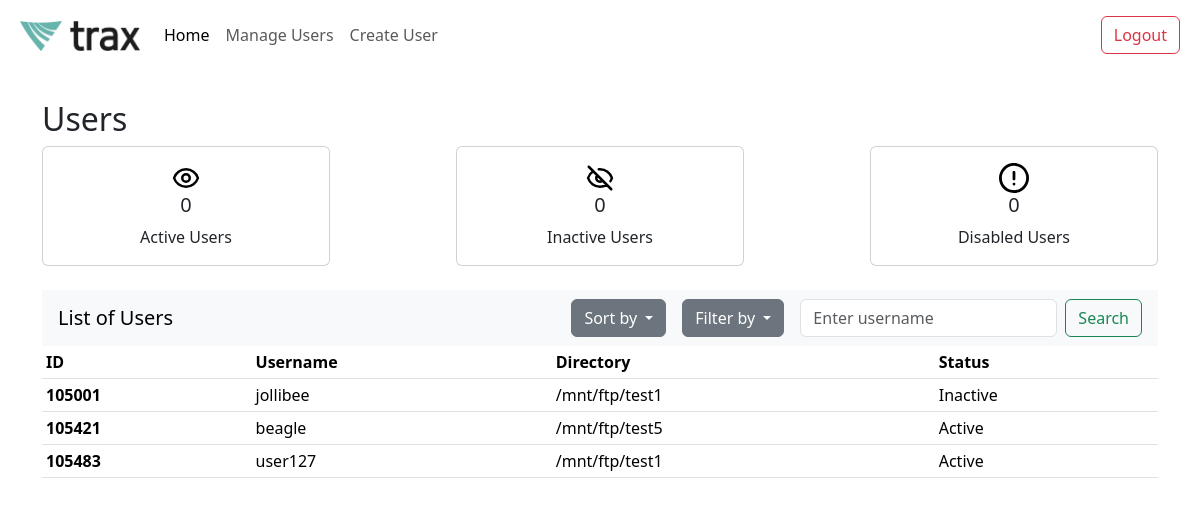
/home (signed in), run on an earlier commit of the app's database.
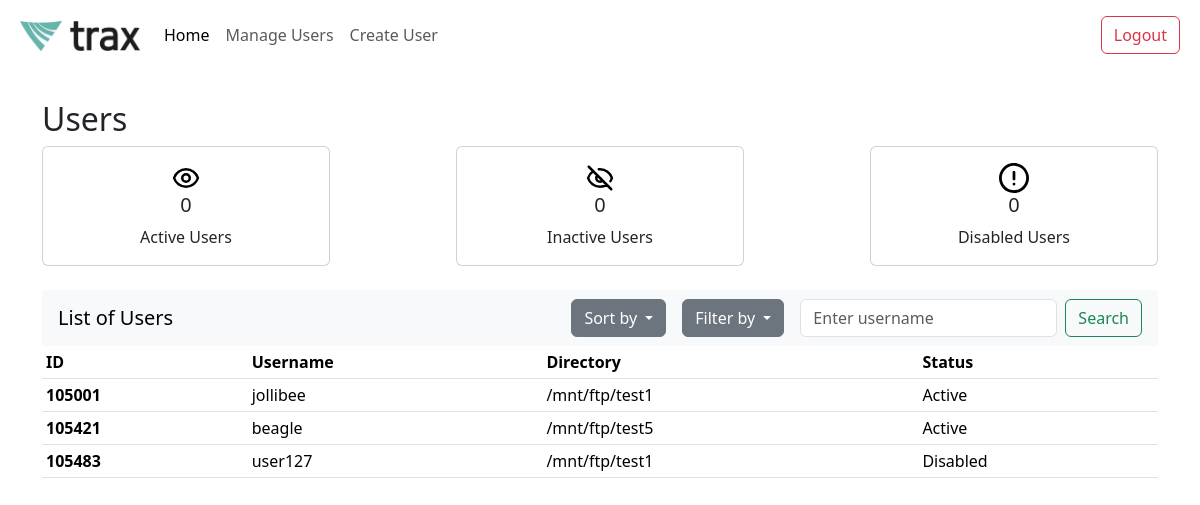
And on a later commit of the database.
### app.py (models this page shows, shortened)
class User(db.Model):
    id = db.Column(db.Integer, primary_key=True)
    username = db.Column(db.String(80), nullable=False, unique=True)
    password = db.Column(db.String(120), nullable=False)
    directory = db.Column(db.String(120), nullable=False)
    status = db.Column(db.String(10), nullable=False)

### app.py (the view)
@app.route('/home', methods=['GET'])
def home():
    if not session.get("username"):
        return redirect("/login")
    sort_by = request.args.get('sort_by', 'id')
    filter_status = request.args.get('filter_by', 'all')
    search_query = request.args.get('search', '')
    users = get_filtered_sorted_users(sort_by, filter_status, search_query)
    return render_template('home.html', users=users)

### app.py (called while the page is built)
def get_filtered_sorted_users(sort_by='id', filter_status='all', search_query=''):
    query = User.query
    if filter_status == 'active':
        query = query.filter_by(status='Active')
    elif filter_status == 'inactive':
        query = query.filter(User.status.in_(['Inactive', 'Disabled']))
    elif filter_status == 'all':
        query = query.filter(User.status.in_(['Active', 'Inactive', 'Disabled']))
    if sort_by == 'username':
        query = query.order_by(User.username)
    elif sort_by == 'id':
        query = query.order_by(User.id)
    elif sort_by == 'directory':
        query = query.order_by(User.directory)
    if search_query:
        query = query.filter(User.username.like(f'%{search_query}%'))  # case insensitive search
    return query.all()

### templates/home.html (shortened to what this page needs)
<!DOCTYPE html>
<html lang="en">
<head>
    <link rel="stylesheet" href="static/home.css">
    <link href="https://cdn.jsdelivr.net/npm/bootstrap@5.3.3/dist/css/bootstrap.min.css" rel="stylesheet">
</head>
<body>
    <nav class="navbar navbar-expand-lg navbar-light" style="background-color: white;" aria-label="Main navigation">
        <a class="navbar-brand" href="#" style="margin-left: 20px;">
          <img src="static/img/trax logo.jpg" width="120" height="30" alt="Trax Tech Logo">
        </a>
        <div class="collapse navbar-collapse" id="navbarNavAltMarkup">
          <div class="navbar-nav">
            <a class="nav-item nav-link active" href="#">Home</a>
            <a class="nav-item nav-link" href="#">Manage Users</a>
            <a class="nav-item nav-link" href="#">Create User</a>
          </div>
        </div>
        <nav class="navbar navbar-light" style="background-color: white;" aria-label="Secondary navigation">
          <form class="form-inline">
            <button class="btn btn-outline-danger" type="button" style="margin-right: 20px" onclick="logout()">Logout</button>
          </form>
        </nav>
      </nav>
    <section id="content" class="content-section">
        <div class="container" method="GET" action="/home">
          <h2>Users</h2>
          {% include 'card_component.html' %}
          {% include 'user_table.html' %}
        </div>
    </section>
</body>
</html>

### templates/card_component.html (shortened to what this page needs)
<!DOCTYPE html>
<html lang="en">
<head>
    <link href="https://cdn.jsdelivr.net/npm/bootstrap@5.3.3/dist/css/bootstrap.min.css" rel="stylesheet">
</head>
<body>
    <div class="card-container d-flex justify-content-between">
        <div class="card text-center" style="width: 18rem;">
            <div class="card-body">
                <img src="static/img/eye-svgrepo-com.svg" alt="Active Card Icon" style="width: 30px; height: 30px;">
                <h5 id="active-users" class="card-title">0</h5>
                <p class="card-text">Active Users</p>
            </div>
        </div>
        <div class="card text-center" style="width: 18rem;">
            <div class="card-body">
                <img src="static/img/eye-slash-svgrepo-com.svg" alt="Inactive Card Icon" style="width: 30px; height: 30px;">
                <h5 id="inactive-users" class="card-title">0</h5>
                <p class="card-text">Inactive Users</p>
            </div>
        </div>
        <div class="card text-center" style="width: 18rem;">
            <div class="card-body">
                <img src="static/img/error-16-svgrepo-com.svg" alt="Disabled Card Icon" style="width: 30px; height: 30px;">
                <h5 id="disabled-users" class="card-title">0</h5>
                <p class="card-text">Disabled Users</p>
            </div>
        </div>
    </div>
</body>
</html>

### templates/user_table.html (shortened to what this page needs)
<!DOCTYPE html>
<html lang="en">
<head>
    <link href="https://cdn.jsdelivr.net/npm/bootstrap@5.3.3/dist/css/bootstrap.min.css" rel="stylesheet">
</head>
<body>
    <nav class="navbar navbar-light bg-light justify-content-between mt-4">
        <a class="navbar-brand ms-3">List of Users</a>
        <form class="form-inline d-flex align-items-center">
            <div class="dropdown me-3">
                <button class="btn btn-secondary dropdown-toggle" data-bs-toggle="dropdown" type="button" id="sortDropdown" aria-expanded="false">
                    Sort by
                </button>
            </div>
            <div class="dropdown me-3">
                <button class="btn btn-secondary dropdown-toggle" data-bs-toggle="dropdown" type="button" id="filterDropdown" aria-expanded="false">
                    Filter by
                </button>
            </div>
            <input class="form-control mr-sm-5" type="search" placeholder="Enter username" aria-label="Search" name="search" value="{{ request.args.get('search', '') }}"">
            <button class="btn btn-outline-success ms-2 me-3 my-2 my-sm-0" type="submit">Search</button>
        </form>
    </nav>
    <table class="table table-hover table-sm">
        <thead>
          <tr>
            <th scope="col">ID</th>
            <th scope="col">Username</th>
            <th scope="col">Directory</th>
            <th scope="col">Status</th>
          </tr>
        </thead>
        <tbody>
            {% if users %}
                {% for user in users %}
                <tr class="user-row" data-user-id="{{ user.id }}">
                    <th scope="row">{{ user.id }}</th>
                    <td>{{ user.username }}</td>
                    <td>{{ user.directory }}</td>
                    <td>{{ user.status }}</td>
                </tr>
                {% endfor %}
            {% else %}
                <tr>
                    <td colspan="4" class="text-center">No users found</td>
                </tr>
            {% endif %}
        </tbody>
    </table>
</body>
</html>

### static/home.css (style rules this page uses)
.content-section { margin: 30px; }

What changed in the data, as far as the page shows it:
changed User "jollibee": status "Inactive" → "Active"
changed User "user127": status "Active" → "Disabled"
